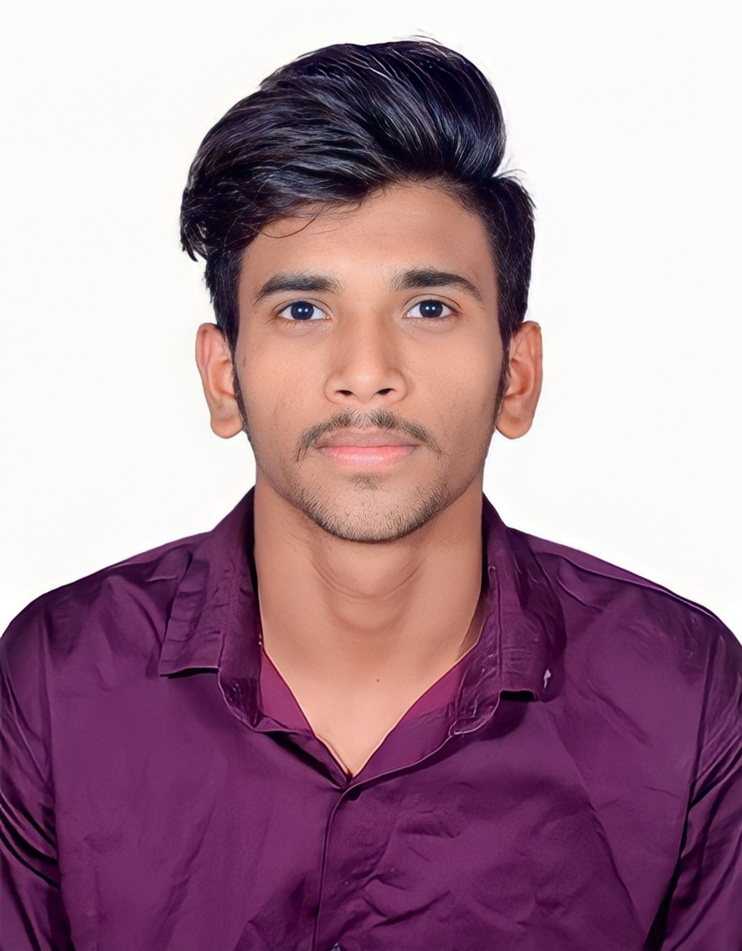
#> input picture IMG_20261021_132844.jpg.jpeg, 742 x 951 px, shrunk from 1098 x 1408 before the run
$ python face_detection_image.py IMG_20261021_132844.jpg.jpeg
#> lines starting #> are read from the running program, lines starting #| are printed output that depends on the picture; after the words box and inside, x2 and y2 are one past the last pixel; in counts of white or black regions, pixels touching at a corner belong together
"""
Image par face detection.
Use: python face_detection_image.py photo.jpg
Output: output.jpg
"""
import sys

import cv2

if len(sys.argv) < 2:
    print("Use: python face_detection_image.py <image_path>")
    sys.exit(1)

img = cv2.imread(sys.argv[1])
#> img is the input picture: shape (951, 742, 3); mean B, G, R 151.2, 135.4, 168.2
if img is None:
    print("Image nahi mili. Path check karo.")
    sys.exit(1)

face_cascade = cv2.CascadeClassifier(
    cv2.data.haarcascades + "haarcascade_frontalface_default.xml"
)
gray = cv2.cvtColor(img, cv2.COLOR_BGR2GRAY)
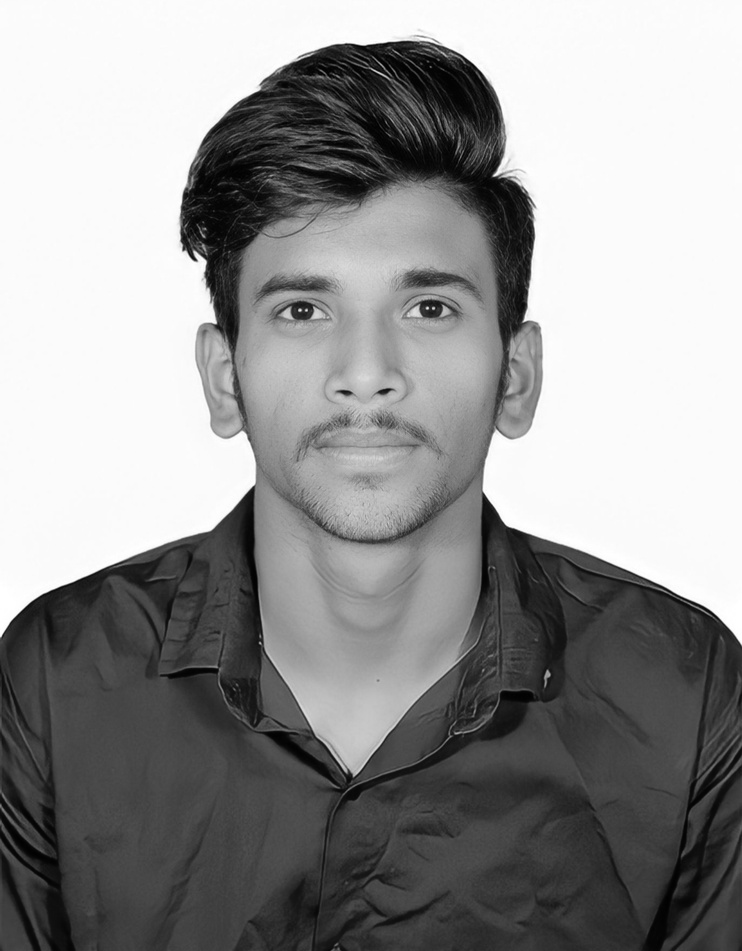
#> gray: shape (951, 742); min 0, max 255, mean 147
faces = face_cascade.detectMultiScale(gray, 1.1, 5, minSize=(30, 30))
#> faces = [[228, 435, 274, 274], [198, 178, 338, 338]]

for (x, y, w, h) in faces:
    cv2.rectangle(img, (x, y), (x + w, y + h), (255, 0, 0), 2)
#> this loop made 2 passes
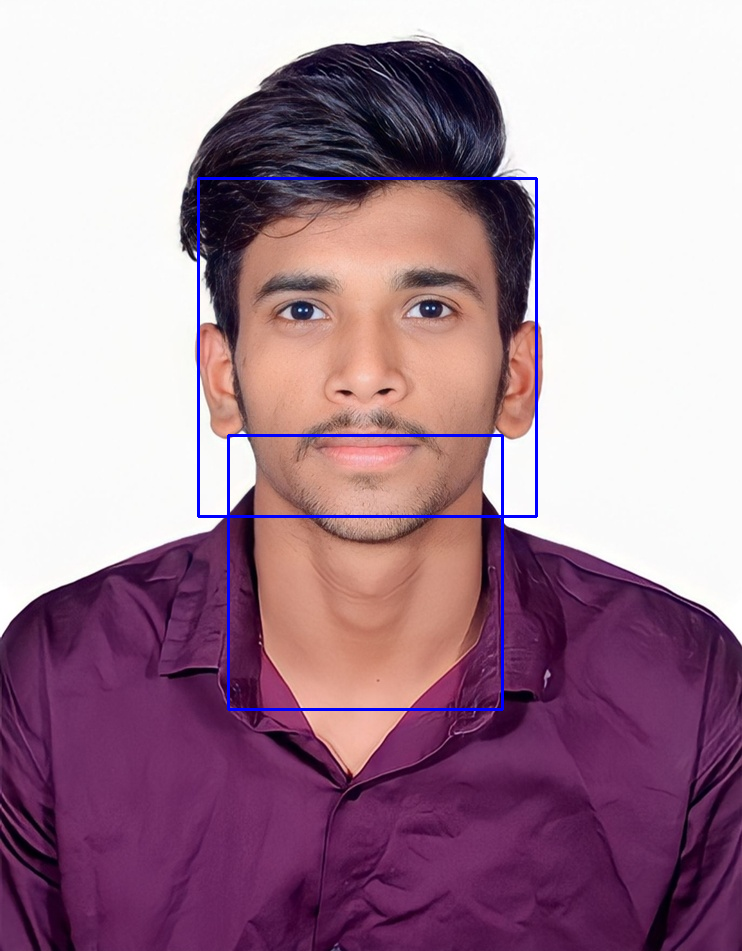
#> img: shape (951, 742, 3); 1.04% of pixels changed, all inside (x1, y1, x2, y2) = (197, 177, 538, 711)

cv2.putText(img, f"Faces: {len(faces)}", (10, 30),
            cv2.FONT_HERSHEY_SIMPLEX, 1, (0, 0, 255), 2)
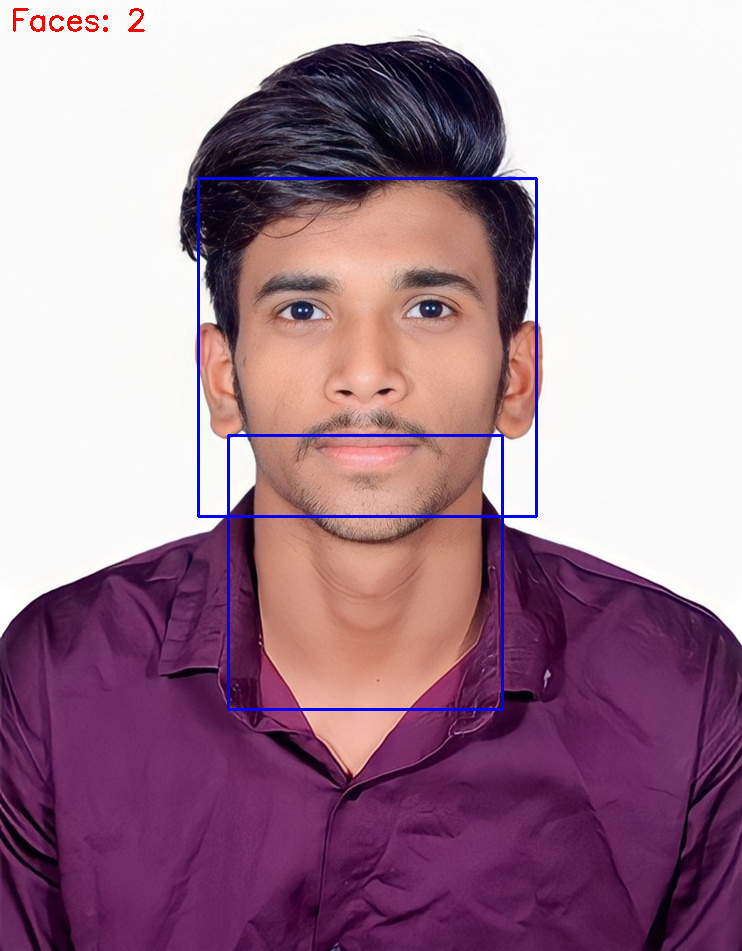
#> img: shape (951, 742, 3); 0.12% of pixels changed, all inside (x1, y1, x2, y2) = (13, 8, 145, 32)
cv2.imwrite("output.jpg", img)
print(f"{len(faces)} face(s) detected. Result: output.jpg")
#| 2 face(s) detected. Result: output.jpg
